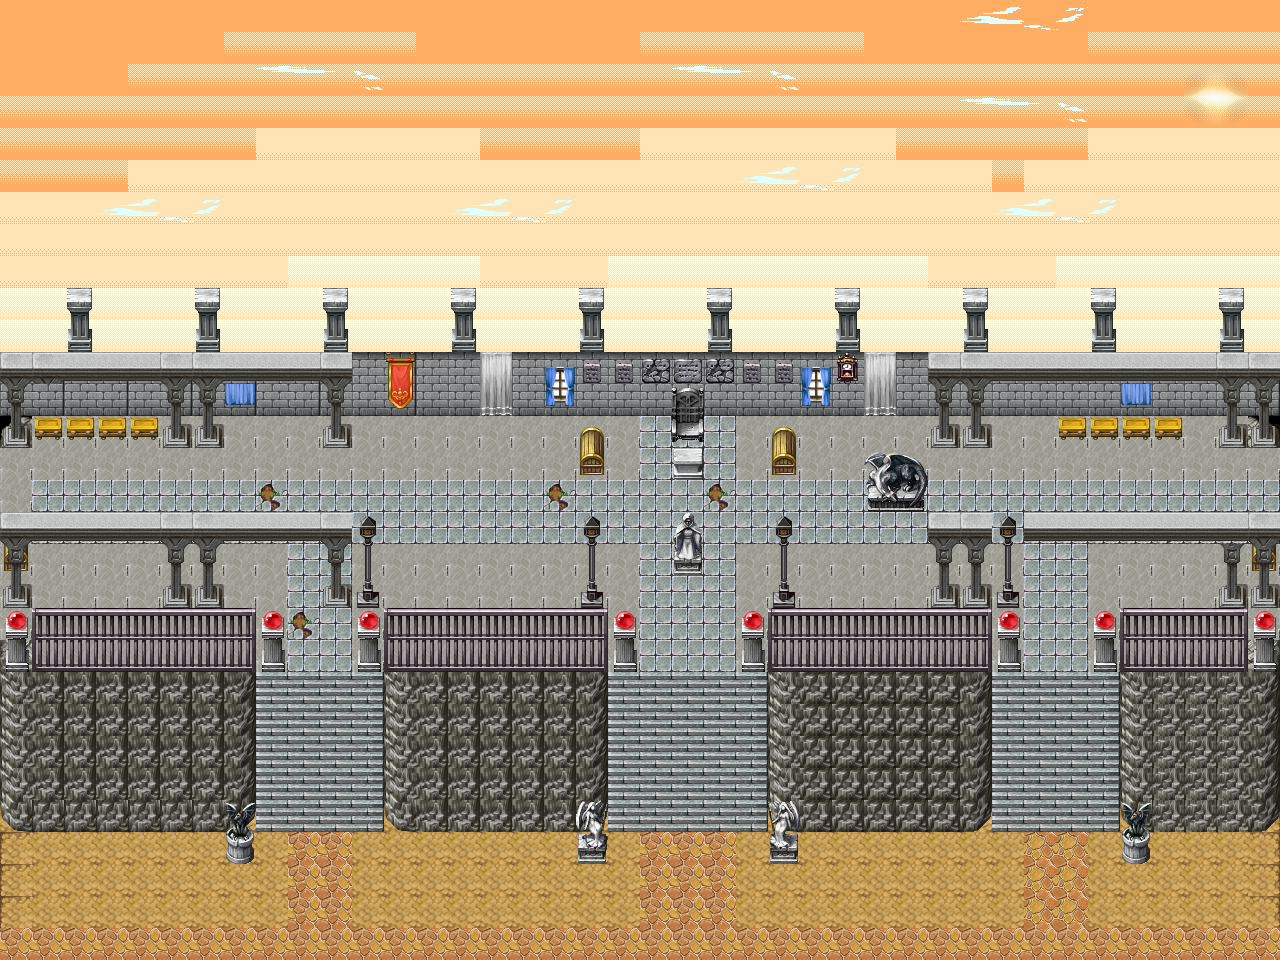

Below is a game level as drawn by its tile map, then a one-line description and the .tmx that defines it (tile-layer data replaced by summaries):
An orthogonal 40x30 tile map with 32x32 px tiles, 3 tile layers (Tile Layer 1, Solid, Item).

<map version="1.2" tiledversion="1.3.4" orientation="orthogonal" renderorder="right-down" width="40" height="30" tilewidth="32" tileheight="32" infinite="0" nextlayerid="6" nextobjectid="1">
 <tileset firstgid="1" source="map.tsx" />
 <layer id="1" name="Tile Layer 1" width="40" height="30">
  <data>[1200 cells, 1163 non-empty, 20 distinct tile ids]</data>
 </layer>
 <layer id="5" name="Solid" width="40" height="30">
  <data>[1200 cells, 226 non-empty, 26 distinct tile ids]</data>
 </layer>
 <layer id="4" name="Item" width="40" height="30">
  <data>[1200 cells, 272 non-empty, 45 distinct tile ids]</data>
 </layer>
</map>
